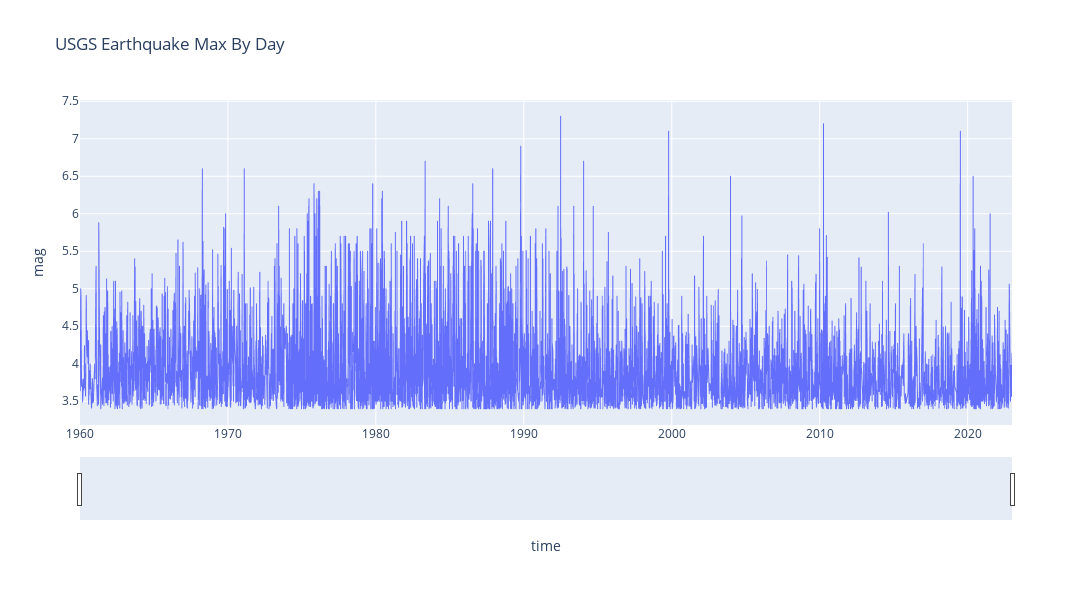

The notebook cell saved with this chart:
### Code cell
usgs_grouped_max.reset_index(inplace=True)
usgs_grouped_max['time'] = usgs_grouped_max['time'].dt.to_timestamp()

# Create a Plotly figure
fig = px.line(usgs_grouped_max, x='time', 
              y='mag', labels={'value': 'Magnitude'}, 
              title='USGS Earthquake Max By Day')
fig.update_layout(
    width=1200,
    height=600,
)

fig.update_traces(line=dict(width=1.0))
# Add interactivity
fig.update_xaxes(rangeslider_visible=True)
fig.update_layout(dragmode='pan', hovermode='x')

# Show the interactive plot
fig.show()

### Figure 1 — Plotly figure (JSON) as saved in the notebook; plotly's stock layout.template omitted (floating-point values rounded to 4 significant figures; data arrays with more than 128 entries replaced by an {"elided": "..."} marker saying what was removed)
{"data": [{"hovertemplate": "time=%{x}<br>mag=%{y}<extra></extra>", "legendgroup": "", "line": {"color": "#636efa", "dash": "solid", "width": 1}, "marker": {"symbol": "circle"}, "mode": "lines", "name": "", "showlegend": false, "type": "scattergl", "x": {"elided": "5997 str values"}, "xaxis": "x", "y": {"elided": "5997 float values"}, "yaxis": "y"}], "layout": {"dragmode": "pan", "height": 600, "hovermode": "x", "legend": {"tracegroupgap": 0}, "title": {"text": "USGS Earthquake Max By Day"}, "width": 1200, "xaxis": {"anchor": "y", "domain": [0, 1], "rangeslider": {"visible": true}, "title": {"text": "time"}}, "yaxis": {"anchor": "x", "domain": [0, 1], "title": {"text": "mag"}}}}
